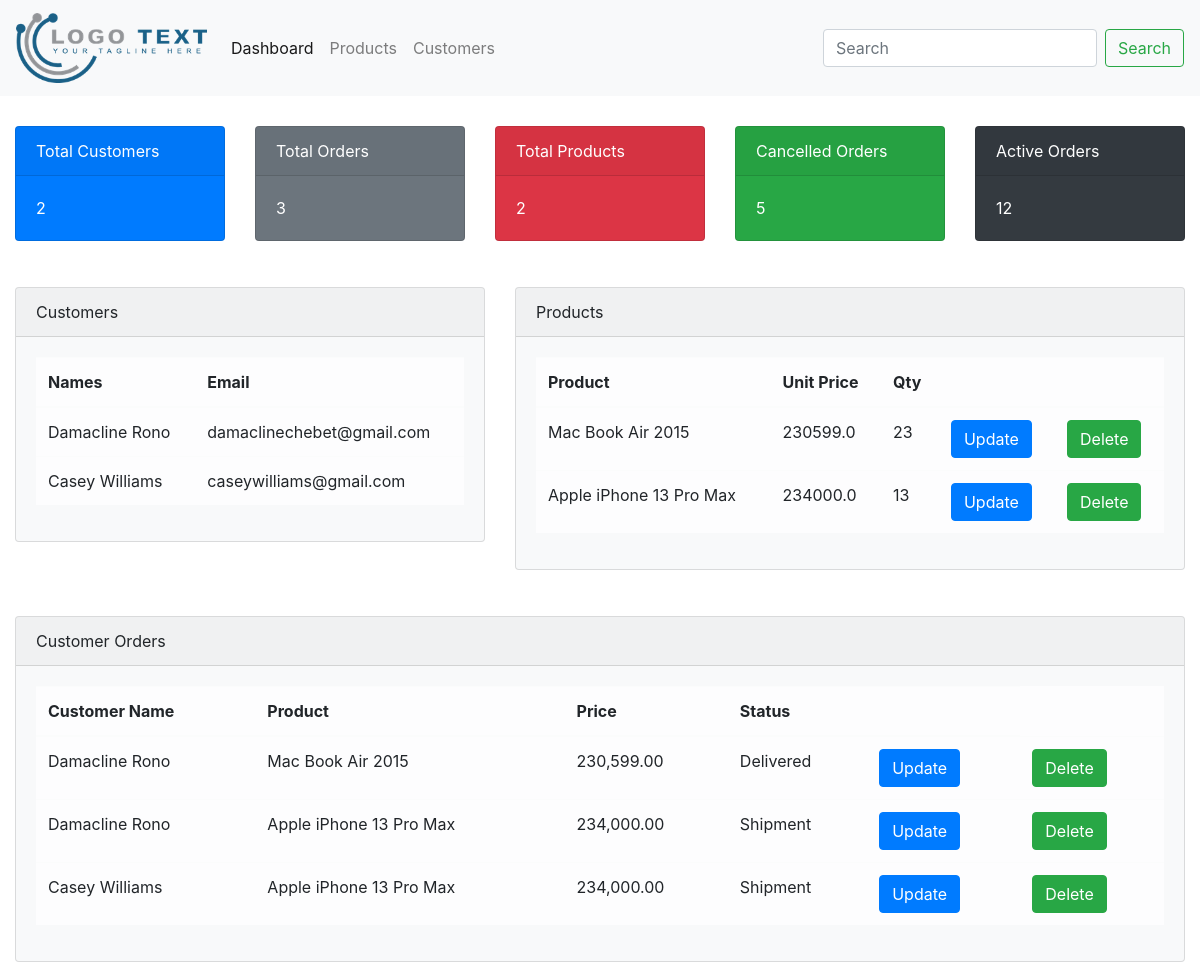
The page / on the database its author committed.
### portal/models.py (models this page shows, shortened)
class Customer(models.Model):
    name = models.CharField(max_length=200, null=True)
    phone = models.CharField(max_length=20, null=True)
    email = models.EmailField(max_length=200, null=True)
    date_created = models.DateTimeField(auto_now_add=True, null=True)

class Product(models.Model):
    CATEGORY = (
        ('Electronic', 'ELECTRONIC'),
        ('Footwear', 'FOOTWEAR'),
        ('Consumable', 'CONSUMABLE'),
        ('Clothing', 'CLOTHING'),
        ('Industrial', 'INDUSTRIAL')
    )
    name = models.CharField(max_length=200, null=True)
    description = models.TextField(max_length=255, null=True, blank=True)
    unit_price = models.FloatField(null=True)
    base_price = models.FloatField(null=True)
    base_unit = models.CharField(max_length=20, choices=BASE_UNIT, default="packet", null=True)
    category = models.CharField(max_length=100, null=True, choices=CATEGORY)
    quantity = models.IntegerField(null=True)
    is_in_stock = models.BooleanField(default=True)
    is_limited = models.BooleanField(default=True)
    date_created = models.DateTimeField(auto_now_add=True, null=True)
    tags = models.ManyToManyField(Tag)

class Order(models.Model):
    STATUS = (
        ('Pending', 'PENDING'),
        ('Out of Stock', 'OUT_OF_STOCK'),
        ('Delivered', 'DELIVERED'),
        ('Shipment', 'SHIPMENT')
    )
    customer = models.ForeignKey(Customer, null=True, on_delete=models.SET_NULL)
    product = models.ForeignKey(Product, null=True, on_delete=models.SET_NULL)
    status = models.CharField(max_length=20, choices=STATUS, default="Pending", null=True)
    date_created = models.DateTimeField(auto_now_add=True, null=True)

### portal/views.py (the view)
# urls.py: path('', views.dashboard),
def dashboard(request):
    total_customers = Customer.objects.all()
    total_products = Product.objects.all()
    total_orders = Order.objects.all()
    context = {'customers': total_customers, 'products': total_products, 'orders': total_orders}
    return render(request, 'portal/dashboard.html', context)

### portal/templates/portal/dashboard.html (shortened to what this page needs)
{% extends 'portal/base.html' %}
{% block content %}
    {% include "portal/navbar.html" %}
    {% include "portal/dashboard_counter.html" %}
    {% include "portal/dashboard_datatable.html" %}
{% endblock %}

### portal/templates/portal/dashboard_datatable.html
{% load humanize %}
<div class="container-fluid" style="position: relative; margin-top: 30px;">
  <div class="row">
    <div class="col-sm-5">
      <div class="card bg-light mb-3">
        <div class="card-header">Customers</div>
        <div class="card-body">
          <table class="table table-light table-hover">
            <thead>
              <tr>
                <th>Names</th>
                <th>Email</th>
              </tr>
            </thead>
            <tbody>
            {% for c in customers %}
              <tr>
                <td>{{c.name}}</td>
                <td>{{c.email}}</td>
              </tr>
            {% endfor %}
            </tbody>
          </table>
        </div>
      </div>
    </div>
    <div class="col-sm-7">
      <div class="card bg-light mb-3">
        <div class="card-header">Products</div>
        <div class="card-body">
          <table class="table table-light table-hover">
            <thead>
              <tr>
                <th>Product</th>
                <th>Unit Price</th>
                <th>Qty</th>
                <th></th>
                <th></th>
              </tr>
            </thead>
            <tbody>
            {% for p in products %}
              <tr>
                <td>{{p.name}}</td>
                <td>{{p.unit_price}}</td>
                <td>{{p.quantity}}</td>
                <td>
                  <a href="update/{{p.id}}">
                  <button type="button" class="btn btn-primary">
                    Update
                  </button>
                  </a>
                </td>
                <td>
                  <a href="delete/{{p.id}}">
                  <button type="button" class="btn btn-success">
                    Delete
                  </button>
                  </a>
                </td>
              </tr>
            {% endfor %}
            </tbody>
          </table>
        </div>
      </div>
    </div>
  </div>
</div>
<div class="container-fluid" style="position: relative; margin-top: 30px;">
  <div class="row">
    <div class="col-sm-12">
      <div class="card bg-light mb-3">
        <div class="card-header">Customer Orders</div>
        <div class="card-body">
          <table class="table table-light table-hover">
            <thead>
              <tr>
                <th>Customer Name</th>
                <th>Product</th>
                <th>Price</th>
                <th>Status</th>
                <th></th>
              </tr>
            </thead>
            <tbody>
            {% for co in orders %}
              <tr>
                <td>{{co.customer.name}}</td>
                <td>{{co.product.name}}</td>
                <td>{{co.product.unit_price|floatformat:2|intcomma}}</td>
                <td>{{co.status}}</td>
                <td>
                  <a href="update/{{co.id}}">
                  <button type="button" class="btn btn-primary">
                    Update
                  </button>
                  </a>
                </td>
                <td>
                  <a href="delete/{{co.id}}">
                  <button type="button" class="btn btn-success">
                    Delete
                  </button>
                  </a>
                </td>
              </tr>
            {% endfor %}
            </tbody>
          </table>
        </div>
      </div>
    </div>
  </div>
</div>

### rows shown on the page
Customer: name "Damacline Rono", email "damaclinechebet@gmail.com"
Customer: name "Casey Williams", email "caseywilliams@gmail.com"
Product: name "Mac Book Air 2015", unit_price "230599.0", quantity "23"
Product: name "Apple iPhone 13 Pro Max", unit_price "234000.0", quantity "13"
Order: customer.name "Damacline Rono", product.name "Mac Book Air 2015", product.unit_price "230,599.00", status "Delivered"
Order: customer.name "Damacline Rono", product.name "Apple iPhone 13 Pro Max", product.unit_price "234,000.00", status "Shipment"
Order: customer.name "Casey Williams", product.name "Apple iPhone 13 Pro Max", product.unit_price "234,000.00", status "Shipment"

### other values the page prints
{{ customers.count }} "2"
{{ orders.count }} "3"
{{ products.count }} "2"
